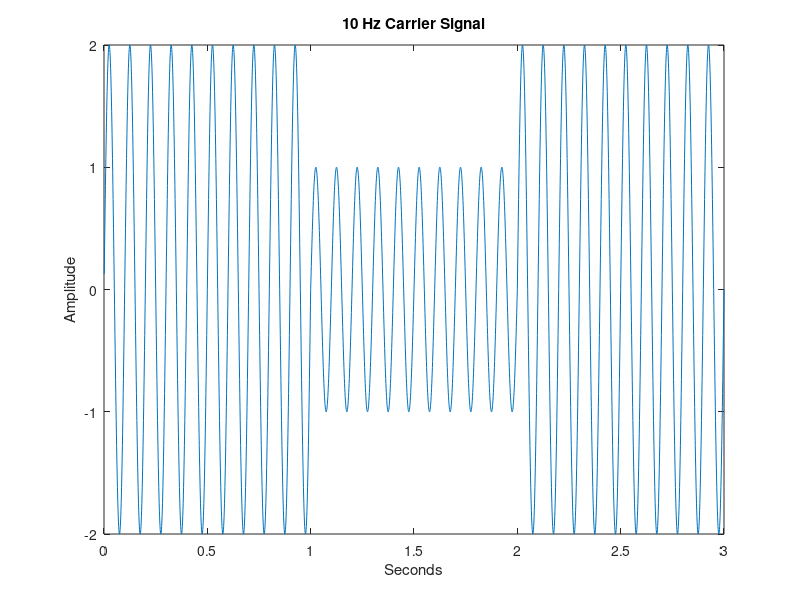

Here is the MATLAB script that generated this plot:
% Carrier Signal at 10 Hz

f_c = 10; % [Hz] - Carrier frequency
time = 3; % [s] - Signal length
Ts = 1/1000; % [s] - Sampling interval ie. time interval between samples
interval_count = time/Ts; % num of intervals
A = ones(1, interval_count); %set array for amplitude
A(1:interval_count/3) = 2; %first third = 2
A(interval_count*2/3:interval_count) = 2; %sthird third = 2
t = Ts:Ts:time;
x = A .* sin(2*pi*f_c*t); %scale by amplitude

figure(1)
plot(t,x); % plot carrier signal
xlabel('Seconds');
ylabel('Amplitude');
title('10 Hz Carrier Signal');